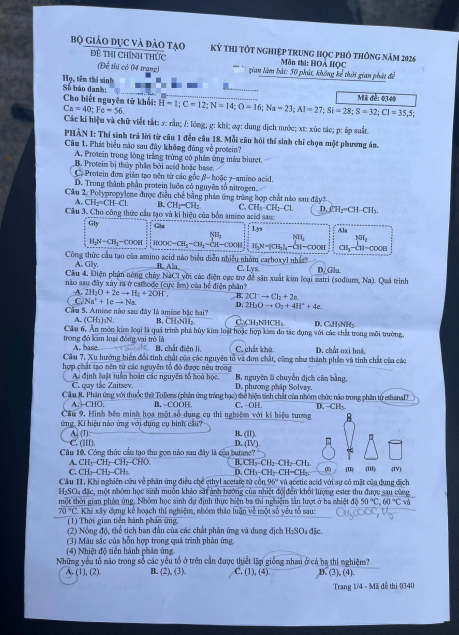
#> input picture test_images/hoa1.png, 917 x 1270 px (shown at 1/2 size); its folder holds only this picture in this run
$ python evaluate_dip_metrics.py --image ../test_images/hoa1.png   (older library calls are emulated)
#> lines starting #> are read from the running program, lines starting #| are printed output that depends on the picture; after the words box and inside, x2 and y2 are one past the last pixel; in counts of white or black regions, pixels touching at a corner belong together
### src/dip_processor.py
"""Module Xử lý ảnh số (Digital Image Processing - DIP) cho Hệ thống SINE.

Cung cấp đầy đủ các thuật toán xử lý tài liệu chuẩn mực:
1. Tự động phát hiện góc nghiêng dòng chữ bằng Black Hat Transform & Biến đổi Hough.
2. Xoay nắn thẳng toàn bộ dòng chữ về góc ngang tuyệt đối 0.0°.
3. Tự động cắt gọn (Auto-Crop) trang giấy, loại bỏ 100% bàn tay, áo đen và viền mép xéo bên ngoài.
4. Cân bằng sáng thích nghi (CLAHE) & Khử nhiễu bảo toàn cạnh (Bilateral Filter).
5. Phân đoạn từng dòng văn bản / khối câu hỏi sắc nét, song song 100% với dòng chữ.
"""

import cv2
import numpy as np
from pathlib import Path
from typing import Tuple, List, Dict, Any, Optional


class ImageDIPProcessor:
    """Bộ xử lý ảnh tài liệu số theo tiêu chuẩn môn Xử lý ảnh (DIP)."""

    def __init__(self, clahe_clip_limit: float = 2.0, clahe_grid_size: Tuple[int, int] = (8, 8)):
        self.clahe_clip_limit = clahe_clip_limit
        self.clahe_grid_size = clahe_grid_size
        self.clahe = cv2.createCLAHE(clipLimit=self.clahe_clip_limit, tileGridSize=self.clahe_grid_size)

    def load_image(self, image_path: str) -> np.ndarray:
        """Đọc ảnh từ đường dẫn hỗ trợ cả tiếng Việt có dấu trên Windows."""
#> called with image_path = '../test_images/hoa1.png'
        path = Path(image_path)
        if not path.exists():
            raise FileNotFoundError(f"Không tìm thấy file ảnh: {image_path}")
        img_array = np.fromfile(str(path), dtype=np.uint8)
        img = cv2.imdecode(img_array, cv2.IMREAD_COLOR)
#> img is the input picture: shape (1270, 917, 3); mean B, G, R 200.8, 159.8, 139
        if img is None:
            raise ValueError(f"Không thể giải mã file ảnh: {image_path}")
        return img

    # [17 lines left out: function save_image, not called in this run]

    def convert_to_grayscale(self, image: np.ndarray) -> np.ndarray:
        """Chuyển đổi sang mức xám (Grayscale)."""
        if len(image.shape) == 2:
            return image
        return cv2.cvtColor(image, cv2.COLOR_BGR2GRAY)
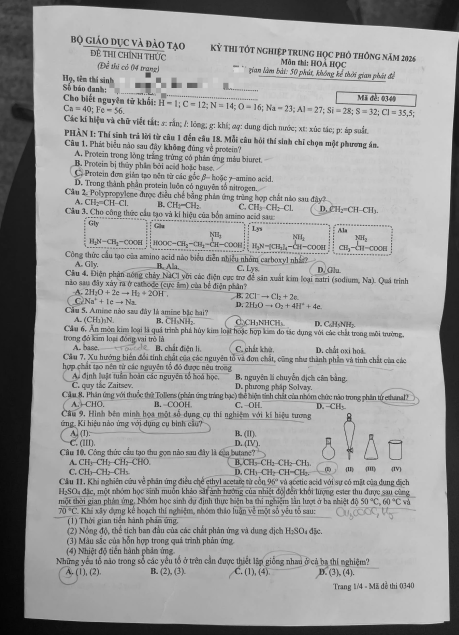
#> returned value: shape (1270, 917) (shown at 1/2 size); min 3, max 230, mean 158.2

    def detect_text_skew_angle(self, gray: np.ndarray) -> float:
        """Phát hiện chính xác góc nghiêng của các dòng chữ trong đề thi bằng Biến đổi Hough."""
        # Dùng phép biến đổi Black Hat để chỉ lấy nét mực in, loại bỏ mọi bóng mờ mặt bàn/áo đen
        bh = cv2.morphologyEx(gray, cv2.MORPH_BLACKHAT, cv2.getStructuringElement(cv2.MORPH_RECT, (15, 15)))
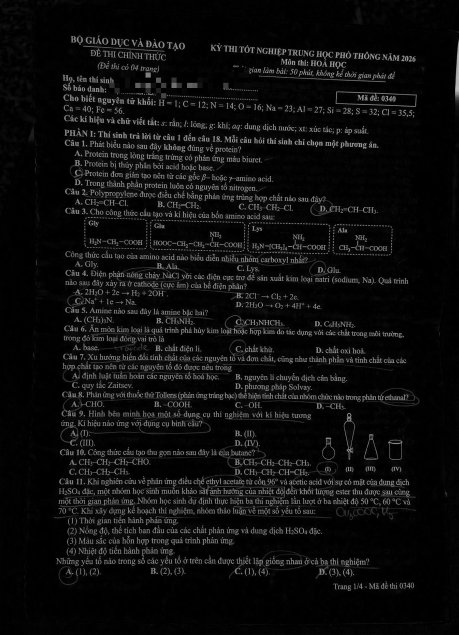
#> bh: shape (1270, 917) (shown at 1/2 size); min 0, max 191, mean 14
        _, thresh = cv2.threshold(bh, 24, 255, cv2.THRESH_BINARY)
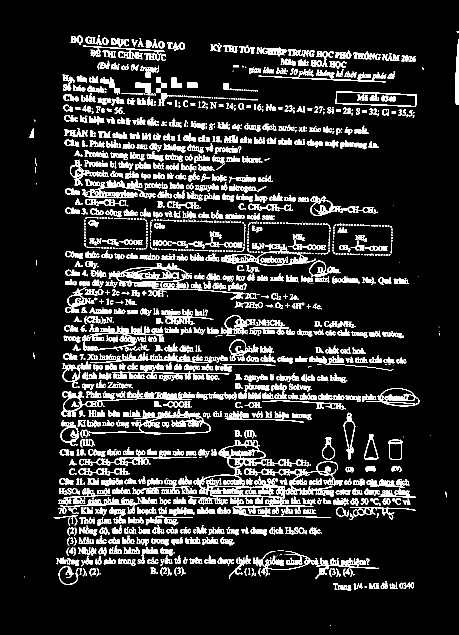
#> thresh: shape (1270, 917) (shown at 1/2 size); 12.9% white in thin lines or dots, all inside (x1, y1, x2, y2) = (48, 63, 917, 1252)

        # Tìm các đoạn thẳng dòng chữ
        lines = cv2.HoughLinesP(thresh, 1, np.pi / 180, 80, minLineLength=140, maxLineGap=20)
#> lines = 431 rows, first 6: [119, 986, 816, 986], [124, 789, 728, 800], [124, 787, 837, 799], [118, 962, 816, 962], [130, 262, 756, 294], [118, 987, 816, 987]
        if lines is None or len(lines) == 0:
            return 0.0

        angles = []
        for line in lines:
            l = line.reshape(-1)
            dx = l[2] - l[0]
            dy = l[3] - l[1]
            if dx != 0:
                deg = np.degrees(np.arctan2(dy, dx))
                if -25 < deg < 25:
                    angles.append(deg)
#> this loop made 431 passes
#> (l, dx, dy, deg) on passes 1 to 8: ([119, 986, 816, 986], 697, 0, 0), ([124, 789, 728, 800], 604, 11, 1.04), ([124, 787, 837, 799], 713, 12, 0.964), ([118, 962, 816, 962], 698, 0, 0), ([130, 262, 756, 294], 626, 32, 2.93), ([118, 987, 816, 987], 698, 0, 0), ([128, 655, 803, 667], 675, 12, 1.02), ([118, 961, 815, 961], 697, 0, 0)
#> (the rest of the program and of its run is left out)
